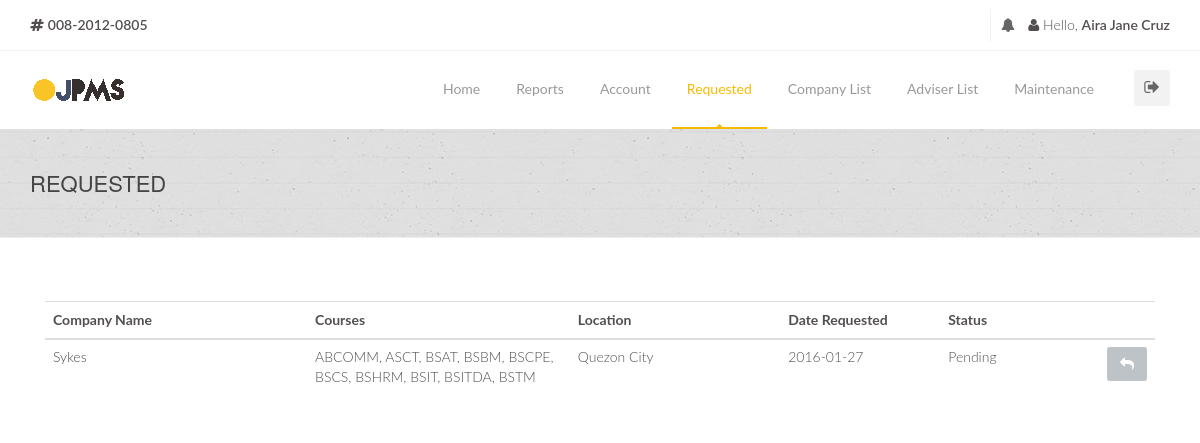
/admin/admin-requested.php (signed in), run on an earlier commit of the app's database.
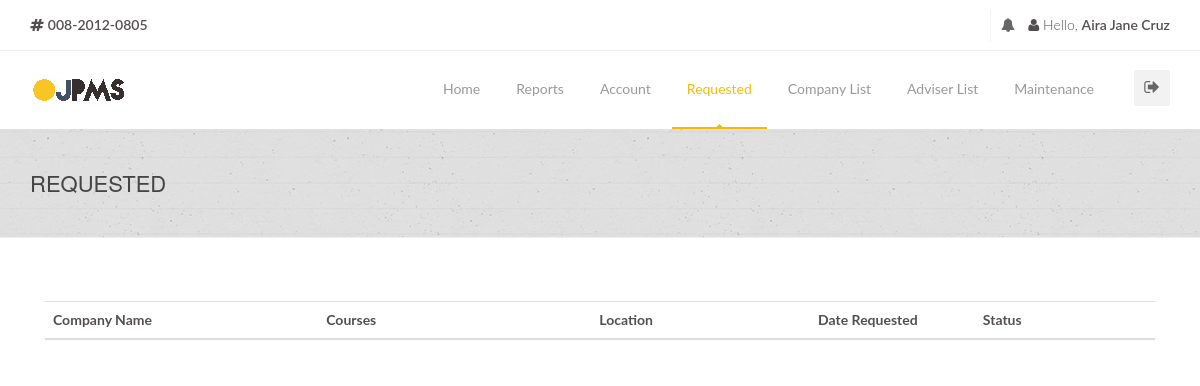
And on a later commit of the database.
### tables this page shows
CREATE TABLE `logrequesttbl` (
  `LID` int(11) NOT NULL AUTO_INCREMENT,
  `CompanyID` varchar(11) DEFAULT NULL,
  `Course` varchar(255) DEFAULT NULL,
  `DateFrom` varchar(255) DEFAULT NULL,
  `DateTo` varchar(255) DEFAULT NULL,
  `Status` varchar(255) DEFAULT NULL,
  `DateRequested` varchar(255) DEFAULT NULL,
  PRIMARY KEY (`LID`)
);

CREATE TABLE `companyinfotbl` (
  `CompanyID` int(255) NOT NULL AUTO_INCREMENT,
  `CompanyName` varchar(255) DEFAULT NULL,
  `Description` varchar(10000) DEFAULT NULL,
  `Industry` varchar(255) DEFAULT '',
  `Classification` varchar(255) DEFAULT NULL,
  `City` varchar(255) DEFAULT NULL,
  `PostalCode` varchar(255) DEFAULT NULL,
  `PhoneNum` varchar(255) DEFAULT NULL,
  `MobileNum` varchar(255) DEFAULT NULL,
  `Fax` varchar(255) DEFAULT NULL,
  `FirstName` varchar(255) DEFAULT NULL,
  `MiddleName` varchar(255) DEFAULT NULL,
  `LastName` varchar(255) DEFAULT NULL,
  `Position` varchar(255) DEFAULT NULL,
  `Department` varchar(255) DEFAULT NULL,
  `Email` varchar(255) DEFAULT NULL,
  `Password` varchar(255) DEFAULT NULL,
  `SaltedPassword` varchar(255) DEFAULT NULL,
  `Address` varchar(255) DEFAULT NULL,
  `Status` varchar(255) DEFAULT NULL,
  `Wesbite` varchar(255) DEFAULT NULL,
  PRIMARY KEY (`CompanyID`)
);

### connection.php (called while the page is built, shortened)
<?php
class GSecureSQLConfig
{
    static function get_mysqli_config($type = NULL)
    {
        if (strtoupper($type) == 'LOCALHOST') {
            return array(
                'host' => 'localhost:3306',
                'user' => 'root',
                'pass' => '',
                'db' => 'e2edb'
            );
        } else {
            return array(
                'host' => 'mysql.hostinger.ph',
                'user' => 'u987316885_e2edb',
                'pass' => 'o2ehQX3wqO',
                'db' => 'u987316885_e2edb'
            );
        }
    }
}
class GSecureSQL
{
    private static $config;
    private static function _get_mysqli_config()
    {
        self::$config = GSecureSQLConfig::get_mysqli_config();
    }
    static function query($sql, $has_return = FALSE, $types = NULL)
    {
        $cn = new mysqli(
            self::$config['host'],
            self::$config['user'],
            self::$config['pass'],
            self::$config['db']
        );
        $ret = NULL;
        $st = $cn->prepare($sql);
        if (is_null($types)) {
            if (!$has_return) {
                $st->execute();
                $st->close();
                $cn->close();
                $ret = 'Query has been executed';
            } else {
                $st->execute();
                $code_result = '$st->bind_result(';
                $bool = false;
                $p = array();
                for($i = 0; $i < $st->field_count; $i++){
                    if(!$bool){
                        $bool = true;
                        $code_result .= '$p[' . $i . ']';
                    }else{
                        $code_result .= ',$p[' . $i . ']';
                    }
                }
                $code_result .= ');';
                eval($code_result);
                $ret = array();
                $k = 0;
                while($st->fetch()){
                    for($i = 0; $i < count($p); $i++){
                        $ret[$k][$i] = $p[$i];
                    }
                    $k++;
                }
            }
        }
        return $ret;
    }
}

### admin/admin-requested.php (the view, shortened to what this page needs)
<?php
include('../connection.php');
?>
<!doctype html>
<html lang="en">
<head>
    <link href="../css/bootstrap.min.css" rel="stylesheet"/>
    <link href="../css/bootstrapValidator.min.css" rel="stylesheet"/>
    <link rel="stylesheet" href="../css/font-awesome.min.css" type="text/css" media="screen">
    <link href="../fonts/ffonts/montserrat.css" rel="stylesheet" type="text/css">
    <link href="../fonts/ffonts/kaushan.css" rel="stylesheet" type="text/css">
    <link href="../fonts/ffonts/droid.css" rel="stylesheet" type="text/css">
    <link href="../fonts/ffonts/roboto.css" rel="stylesheet" type="text/css">
    <link rel="stylesheet" type="text/css" href="../css/slicknav.css" media="screen">
    <link rel="stylesheet" type="text/css" href="../css/style.css" media="screen">
    <link rel="stylesheet" type="text/css" href="../css/responsive.css" media="screen">
    <link rel="stylesheet" type="text/css" href="../css/animate.css" media="screen">
    <link rel="stylesheet" type="text/css" href="../css/colors/yellow.css" title="yellow" media="screen"/>
</head>
<body>
<div id="container">
    <div class="top-bar">
        <div class="container">
            <div class="row">
                <div class="col-md-6">
                    <ul class="contact-details">
                        <li class="profile-name"><i class="fa fa-hashtag"></i> <b>008-2012-0805</b></li>
                    </ul>
                </div>
                <div class="col-md-6">
                    <ul class="social-list">
                        <li class="profile-name">
                            <a class="bell itl-tooltip" data-placement="bottom" title="" href="#"
                               data-original-title="Notification"><i class="fa fa-bell"></i></a>
                        </li>
                        <li class="profile-name">
                        </li>
                        <li class="profile-name">
                            <i class="fa fa-user"></i> Hello, <b>Aira Jane Cruz</b>
                        </li>
                    </ul>
                </div>
            </div>
        </div>
    </div>
    <div class="navbar navbar-default navbar-top">
        <div class="container">
            <div class="navbar-header">
                <a class="navbar-brand" href="">
                    <img src="../images/ojpms.png">
                </a>
            </div>
            <div class="navbar-collapse collapse">
                <div class="signout-side">
                    <a class="show-signout" data-toggle='modal' data-target='#Logout'><i class="fa fa-sign-out"></i></a>
                </div>
                <ul class="nav navbar-nav navbar-right">
                    <li>
                        <a href="admin.php">Home</a>
                    </li>
                    <li>
                    <a>Reports</a>
                    </li>
                    <li>
                        <a href="admin-account.php">Account</a>
                    </li>
                    <li>
                        <a class="active" href="admin-requested.php">Requested</a>
                    </li>
                    <li>
                        <a>Company List</a>
                    </li>
                    <li><a href="admin-adviser.php">Adviser List</a>
                    </li>
                    <li>
                        <a> Maintenance</a>
                    </li>
                </ul>
            </div>
        </div>
    </div>
    <div class="page-banner" style="padding:40px 0; center #f9f9f9;">
        <div class="container">
            <div class="row">
                <div class="col-md-6">
                    <h2>Requested</h2>
                </div>
            </div>
        </div>
    </div>
    <br><br><br>
    <div class="container">
        <div class="col-md-12">
            <table class="table segment table-hover">
                <thead>
                <tr>
                    <th width='25%' class='tabletitle'>Company Name</th>
                    <th width='25%' class='tabletitle'>Courses</th>
                    <th width='20%' class='tabletitle'>Location</th>
                    <th width='15%' class='tabletitle'>Date Requested</th>
                    <th width='15%' class='tabletitle'>Status</th>
                    <th width='3%' class='tabletitle'></th>
                </thead>
                <tbody>
                <?php
                $requestlog_tbl =
                    GSecureSQL::query(
                        "SELECT
                                logrequesttbl.LID,
                                logrequesttbl.CompanyID,
                                logrequesttbl.Course,
                                logrequesttbl.Status,
                                logrequesttbl.DateRequested,
                                companyinfotbl.CompanyName,
                                companyinfotbl.City
                            FROM
                                companyinfotbl
                            INNER JOIN logrequesttbl ON companyinfotbl.CompanyID = logrequesttbl.CompanyID WHERE logrequesttbl.Status = 'Pending' ORDER BY logrequesttbl.DateRequested ASC",
                        TRUE
                    );
                foreach ($requestlog_tbl as $value) {
                $Course = $value[2];
                $Status = $value[3];
                $DateRequested = $value[4];
                $CompanyName = $value[5];
                $Location = $value[6];
                ?>
                <tr>
                    <td width=25% class=tabletitle><a href='#'><?php echo $CompanyName; ?></a></td>
                    <td width=25% class=tabletitle><?php echo $Course; ?></td>
                    <td width=20% class=tabletitle><?php echo $Location; ?></td>
                    <td width=15% class=tabletitle><?php echo $DateRequested; ?></td>
                    <td width=15% class=tabletitle><?php echo $Status; ?></td>
                    <td width="3%" class=tabletitle>
                        <button class='btn btn-default' data-toggle='modal'
                                data-target='#AcceptRequest'><i
                                class='fa fa-reply'></i></button>
                    </td>
                </tbody>
                <?php
                }
                ?>
            </table>
        </div>
    </div>
</body>
</html>

### css/colors/yellow.css (style rules this page uses)
a { color: #444; }
.navbar-default .navbar-nav > li:hover > a, .navbar-default .navbar-nav > li > a.active { color: #f8ba01; }
.navbar-default .navbar-nav > li > a:after { background-color: #f8ba01; }
.navbar-default .navbar-nav > li > a.active, .navbar-default .navbar-nav > li:hover > a { border-color: #f8ba01; }

What changed in the data, as far as the page shows it:
removed logrequesttbl: CompanyID.CompanyName "Sykes", Course "ABCOMM, ASCT, BSAT, BSBM, BSCPE, BSCS, BSHRM, BSIT, BSITDA, BSTM", CompanyID.City "Quezon City", DateRequested "2016-01-27", Status "Pending"
